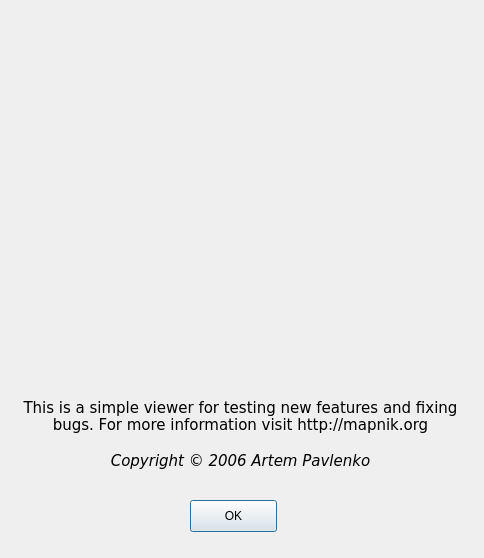
<ui version="4.0" >
 <author></author>
 <comment></comment>
 <exportmacro></exportmacro>
 <class>Dialog</class>
 <widget class="QDialog" name="Dialog" >
  <property name="geometry" >
   <rect>
    <x>0</x>
    <y>0</y>
    <width>484</width>
    <height>558</height>
   </rect>
  </property>
  <property name="minimumSize" >
   <size>
    <width>484</width>
    <height>558</height>
   </size>
  </property>
  <property name="maximumSize" >
   <size>
    <width>484</width>
    <height>585</height>
   </size>
  </property>
  <property name="windowTitle" >
   <string>About</string>
  </property>
  <widget class="QLabel" name="label" >
   <property name="geometry" >
    <rect>
     <x>10</x>
     <y>20</y>
     <width>461</width>
     <height>351</height>
    </rect>
   </property>
   <property name="text" >
    <string/>
   </property>
   <property name="textFormat" >
    <enum>Qt::RichText</enum>
   </property>
   <property name="pixmap" >
    <pixmap resource="../mapviewer.qrc" >:/images/canada_map.png</pixmap>
   </property>
  </widget>
  <widget class="QPushButton" name="okButton" >
   <property name="geometry" >
    <rect>
     <x>190</x>
     <y>500</y>
     <width>87</width>
     <height>32</height>
    </rect>
   </property>
   <property name="text" >
    <string>OK</string>
   </property>
  </widget>
  <widget class="QLabel" name="label_2" >
   <property name="geometry" >
    <rect>
     <x>20</x>
     <y>380</y>
     <width>441</width>
     <height>128</height>
    </rect>
   </property>
   <property name="text" >
    <string>&lt;html>&lt;head>&lt;meta name="qrichtext" content="1" />&lt;/head>&lt;body style=" white-space: pre-wrap; font-family:Bitstream Vera Sans; font-size:11pt; font-weight:400; font-style:normal; text-decoration:none;">&lt;p style=" margin-top:0px; margin-bottom:0px; margin-left:0px; margin-right:0px; -qt-block-indent:0; text-indent:0px;">This is a simple viewer for testing new features and fixing bugs. For more information visit http://mapnik.org&lt;/p>&lt;p style="-qt-paragraph-type:empty; margin-top:0px; margin-bottom:0px; margin-left:0px; margin-right:0px; -qt-block-indent:0; text-indent:0px;">&lt;/p>&lt;p style=" margin-top:0px; margin-bottom:0px; margin-left:0px; margin-right:0px; -qt-block-indent:0; text-indent:0px;">&lt;span style=" font-style:italic;">Copyright © 2006 Artem Pavlenko&lt;/span>&lt;/p>&lt;p style=" margin-top:0px; margin-bottom:0px; margin-left:0px; margin-right:0px; -qt-block-indent:0; text-indent:0px;"> &lt;/p>&lt;/body>&lt;/html></string>
   </property>
   <property name="textFormat" >
    <enum>Qt::RichText</enum>
   </property>
   <property name="alignment" >
    <set>Qt::AlignCenter</set>
   </property>
   <property name="wordWrap" >
    <bool>true</bool>
   </property>
  </widget>
 </widget>
 <pixmapfunction></pixmapfunction>
 <resources>
  <include location="../mapviewer.qrc" />
 </resources>
 <connections>
  <connection>
   <sender>okButton</sender>
   <signal>clicked()</signal>
   <receiver>Dialog</receiver>
   <slot>accept()</slot>
   <hints>
    <hint type="sourcelabel" >
     <x>278</x>
     <y>253</y>
    </hint>
    <hint type="destinationlabel" >
     <x>96</x>
     <y>254</y>
    </hint>
   </hints>
  </connection>
 </connections>
</ui>
